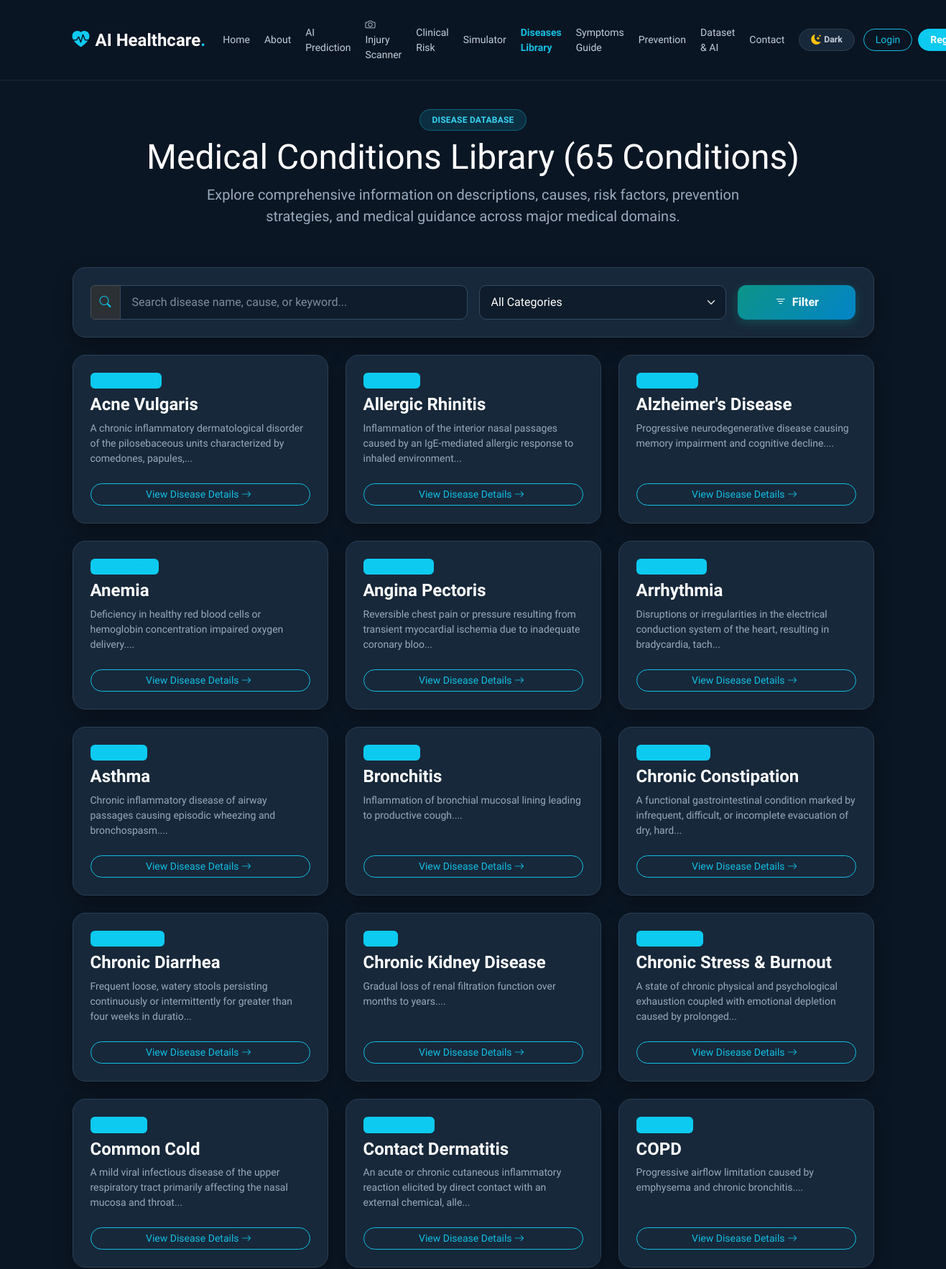
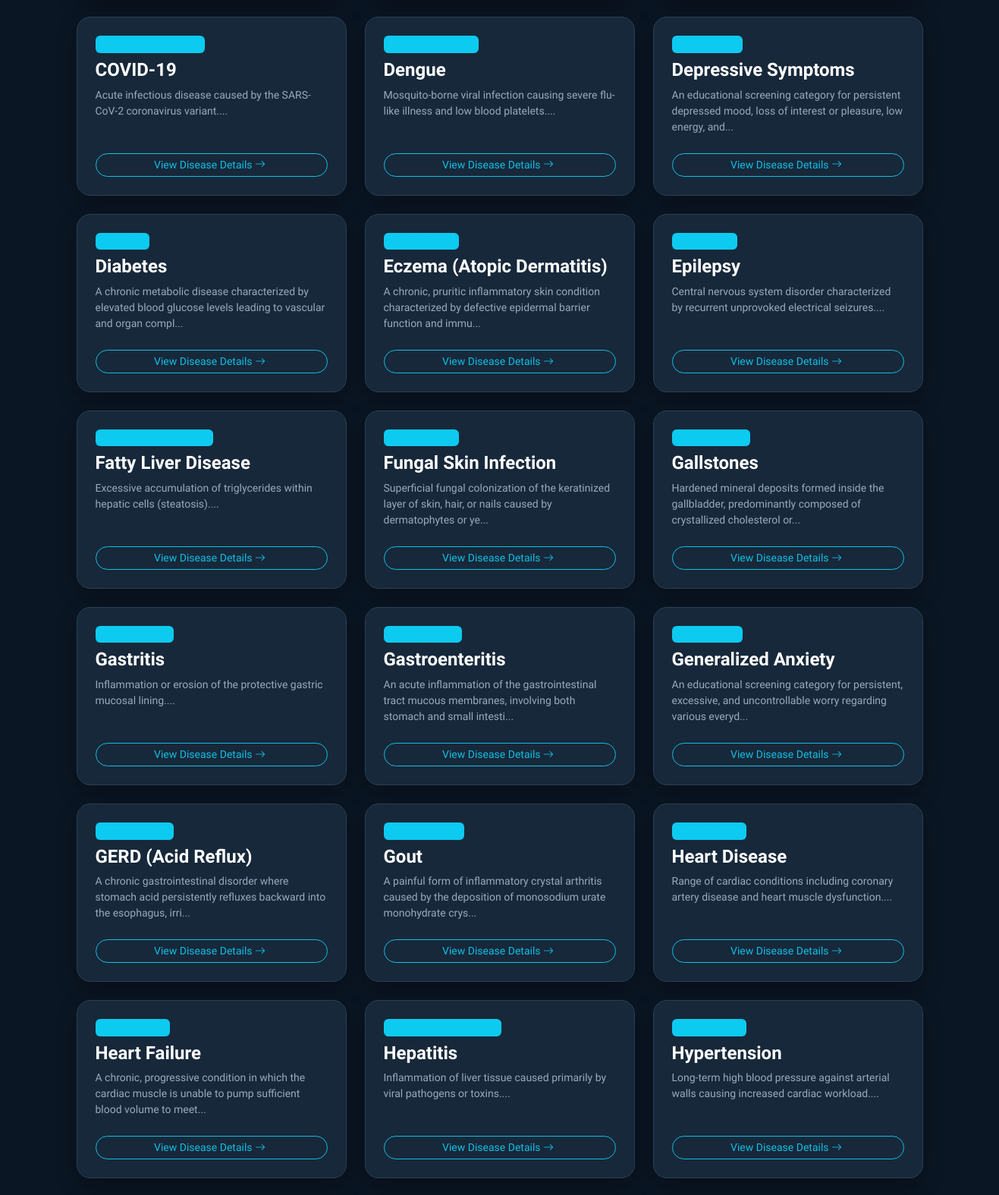
Screenshot of /diseases.php (upper part) with the database file from the repository (2 pictures, top to bottom).
### tables this page shows
CREATE TABLE `diseases` (
  `id` INT AUTO_INCREMENT PRIMARY KEY,
  `name` VARCHAR(100) NOT NULL UNIQUE,
  `category` VARCHAR(100) NOT NULL,
  `short_description` TEXT NOT NULL,
  `causes` TEXT NOT NULL,
  `risk_factors` TEXT NOT NULL,
  `prevention` TEXT NOT NULL,
  `management` TEXT NOT NULL,
  `when_to_seek_care` TEXT NOT NULL,
  INDEX `idx_diseases_category` (`category`),
  INDEX `idx_diseases_name` (`name`)
);

### includes/functions.php (called while the page is built, shortened)
<?php
function sanitize($data) {
    return htmlspecialchars(trim($data), ENT_QUOTES, 'UTF-8');
}

### diseases.php (the view, shortened to what this page needs)
<?php
require_once __DIR__ . '/includes/header.php';
require_once __DIR__ . '/includes/functions.php';
$pdo = get_db_connection();
$search = isset($_GET['search']) ? trim($_GET['search']) : '';
$diseases = [];
if ($pdo) {
    try {
        $sql = "SELECT * FROM diseases WHERE 1=1";
        $params = [];
        $sql .= " ORDER BY name ASC";
        $stmt = $pdo->prepare($sql);
        $stmt->execute($params);
        $diseases = $stmt->fetchAll();
    } catch (PDOException $e) {
        $diseases = [];
    }
}
?>
<div class="row py-3">
    <div class="col-lg-12 text-center mb-4">
        <span class="badge hero-badge px-3 py-2 rounded-pill fw-bold mb-2">DISEASE DATABASE</span>
        <h1 class="display-5 fw-extrabold mb-2">Medical Conditions Library (<?= count($diseases) ?> Conditions)</h1>
        <p class="lead text-muted mx-auto" style="max-width: 750px;">
            Explore comprehensive information on descriptions, causes, risk factors, prevention strategies, and medical guidance across major medical domains.
        </p>
    </div>
</div>
<div class="card-custom p-4 mb-4">
    <form method="GET" action="diseases.php" class="row g-3 align-items-center">
        <div class="col-md-6">
            <div class="input-group">
                <span class="input-group-text bg-card-subtle text-info border"><i class="bi bi-search"></i></span>
                <input type="text" name="search" class="form-control" placeholder="Search disease name, cause, or keyword..." value="<?= sanitize($search) ?>">
            </div>
        </div>
        <div class="col-md-4">
            <select name="category" class="form-select">
                <option value="">All Categories</option>
            </select>
        </div>
        <div class="col-md-2">
            <button type="submit" class="btn btn-primary-custom w-100"><i class="bi bi-filter me-1"></i> Filter</button>
        </div>
    </form>
</div>
<div class="row g-4">
    <?php if (!empty($diseases)): ?>
        <?php foreach ($diseases as $d): ?>
            <div class="col-md-6 col-lg-4">
                <div class="card-custom p-4 h-100 d-flex flex-column justify-content-between">
                    <div>
                        <div class="d-flex justify-content-between align-items-start mb-2">
                            <span class="badge bg-info bg-opacity-20 text-info border border-info border-opacity-25"><?= sanitize($d['category']) ?></span>
                        </div>
                        <h4 class="fw-bold mb-2"><?= sanitize($d['name']) ?></h4>
                        <p class="small text-muted mb-3" style="min-height: 60px;">
                            <?= sanitize(substr($d['short_description'], 0, 110)) ?>...
                        </p>
                    </div>
                    <a href="disease_detail.php?id=<?= $d['id'] ?>" class="btn btn-outline-info rounded-pill btn-sm w-100 mt-2">
                        View Disease Details <i class="bi bi-arrow-right me-1"></i>
                    </a>
                </div>
            </div>
        <?php endforeach; ?>
    <?php endif; ?>
</div>
<?php
require_once __DIR__ . '/includes/footer.php';
?>

### assets/css/style.css (style rules this page uses)
:root, [data-theme="dark"], [data-bs-theme="dark"] { --accent-primary: #12bfe3; --accent-primary-hover: #0aa6c5; --accent-secondary: #0d9488; --accent-secondary-hover: #0f766e; --accent-teal: #0d9488; --accent-teal-hover: #0f766e; --accent-cyan: #12bfe3; --accent-cyan-hover: #0aa6c5; --accent-blue: #0284c7; --accent-amber: #f59e0b; --accent-rose: #f43f5e; --accent-green: #10b981; --color-danger: #ef4444; --color-warning: #f59e0b; --color-success: #10b981; --color-info: #12bfe3; --accent: #12bfe3; --accent-dark: #0aa6c5; --button-text: #ffffff; --bg-primary: #0b1624; --bg-secondary: #111f30; --bg-card: #17283a; --bg-card-hover: #1c2e42; --bg-card-subtle: #0f1c2b; --bg-input: #0f1c2b; --text-input: #ffffff; --bg-body: #0b1624; --bg-main: #0b1624; --bg-surface: #111f30; --card-bg: #17283a; --card-border: #2b4054; --border-color: #2b4054; --border-subtle: rgba(255, 255, 255, 0.08); --border-card: #2b4054; --border-input: #334a60; --border-focus: #12bfe3; --text-primary: #ffffff; --text-heading: #ffffff; --text-secondary: #c3cfdd; --text-main: #c3cfdd; --text-muted: #9aaabd; --navbar-bg: rgba(11, 22, 36, 0.94); --navbar-text: #c3cfdd; --footer-bg: #070e17; --footer-heading: #ffffff; --footer-text: #9aaabd; --footer-border: #1a2938; --hero-bg: linear-gradient(135deg, #0b1624 0%, #17283a 55%, #0f3545 100%); --hero-gradient: linear-gradient(135deg, #0b1624 0%, #17283a 55%, #0f3545 100%); --hero-heading: #ffffff; --hero-text: #c3cfdd; --hero-badge-bg: rgba(18, 191, 227, 0.15); --hero-badge-text: #38d3f2; --hero-badge-border: rgba(18, 191, 227, 0.35); --hero-btn-sec-color: #ffffff; --hero-btn-sec-border: rgba(255, 255, 255, 0.35); --hero-btn-sec-hover: rgba(255, 255, 255, 0.12); --shadow: rgba(0, 0, 0, 0.3); --shadow-sm: 0 2px 8px rgba(0, 0, 0, 0.3); --shadow-md: 0 6px 20px rgba(0, 0, 0, 0.4); --shadow-lg: 0 12px 36px rgba(0, 0, 0, 0.55); --shadow-card: 0 10px 30px -5px rgba(0, 0, 0, 0.45); --shadow-elevated: 0 20px 40px -10px rgba(0, 0, 0, 0.6); --tile-bg-unselected: #111f30; --tile-border-unselected: #1f3347; --tile-text-unselected: #9aaabd; --tile-hover-bg: #17283a; --tile-hover-border: #334a60; --tile-bg-selected: linear-gradient(135deg, #0f4c5c 0%, #0c3852 100%); --tile-border-selected: #12bfe3; --tile-text-selected: #ffffff; --tile-shadow-selected: 0 8px 24px -4px rgba(18, 191, 227, 0.4), inset 0 1px 0 rgba(255, 255, 255, 0.35); --tile-indicator-bg: #12bfe3; --tile-indicator-color: #0b1624; }
body { font-family: 'Plus Jakarta Sans', -apple-system, BlinkMacSystemFont, sans-serif; background-color: var(--bg-main); color: var(--text-main); display: flex; flex-direction: column; min-height: 100vh; transition: background-color 0.25s ease, color 0.25s ease; }
h1, h2, h3, h4, h5, h6, .text-heading { color: var(--text-heading); transition: color 0.2s ease; }
.text-muted { color: var(--text-muted) !important; }
.card-custom { background: var(--bg-card); border: 1px solid var(--border-card); border-radius: 18px; box-shadow: var(--shadow-card); color: var(--text-main); transition: transform 0.25s ease, box-shadow 0.25s ease, background-color 0.25s ease, border-color 0.25s ease; }
.hero-badge { background: var(--hero-badge-bg) !important; color: var(--hero-badge-text) !important; border: 1px solid var(--hero-badge-border) !important; font-weight: 700; letter-spacing: 0.02em; }
.form-control, .form-select { background-color: var(--bg-input) !important; border: 1px solid var(--border-input) !important; color: var(--text-heading) !important; border-radius: 10px; padding: 11px 16px; transition: all 0.2s ease; }
.form-control::placeholder { color: var(--text-muted) !important; opacity: 0.8; }
.form-select option { background-color: var(--bg-card); color: var(--text-heading); }
.btn-primary-custom { background: linear-gradient(135deg, #0d9488 0%, #0284c7 100%); color: #ffffff !important; font-weight: 700; border-radius: 12px; border: none; padding: 12px 28px; box-shadow: 0 4px 14px rgba(13, 148, 136, 0.35); transition: all 0.25s ease; }
.btn-outline-info { border-color: var(--accent-cyan) !important; color: var(--accent-cyan) !important; }

### rows the page displays
diseases: name "Acne Vulgaris", short_description "A chronic inflammatory dermatological disorder of the pilosebaceous units characterized by comedones, papules,"
diseases: name "Allergic Rhinitis", short_description "Inflammation of the interior nasal passages caused by an IgE-mediated allergic response to inhaled environment"
diseases: name "Alzheimer's Disease", short_description "Progressive neurodegenerative disease causing memory impairment and cognitive decline."
diseases: name "Anemia", short_description "Deficiency in healthy red blood cells or hemoglobin concentration impaired oxygen delivery."
diseases: name "Angina Pectoris", short_description "Reversible chest pain or pressure resulting from transient myocardial ischemia due to inadequate coronary bloo"
diseases: name "Arrhythmia", short_description "Disruptions or irregularities in the electrical conduction system of the heart, resulting in bradycardia, tach"
diseases: name "Asthma", short_description "Chronic inflammatory disease of airway passages causing episodic wheezing and bronchospasm."
diseases: name "Bronchitis", short_description "Inflammation of bronchial mucosal lining leading to productive cough."
diseases: name "Chronic Constipation", short_description "A functional gastrointestinal condition marked by infrequent, difficult, or incomplete evacuation of dry, hard"
diseases: name "Chronic Diarrhea", short_description "Frequent loose, watery stools persisting continuously or intermittently for greater than four weeks in duratio"
diseases: name "Chronic Kidney Disease", short_description "Gradual loss of renal filtration function over months to years."
diseases: name "Chronic Stress & Burnout", short_description "A state of chronic physical and psychological exhaustion coupled with emotional depletion caused by prolonged"
diseases: name "Common Cold", short_description "A mild viral infectious disease of the upper respiratory tract primarily affecting the nasal mucosa and throat"
diseases: name "Contact Dermatitis", short_description "An acute or chronic cutaneous inflammatory reaction elicited by direct contact with an external chemical, alle"
diseases: name "COPD", short_description "Progressive airflow limitation caused by emphysema and chronic bronchitis."
diseases: name "COVID-19", short_description "Acute infectious disease caused by the SARS-CoV-2 coronavirus variant."
diseases: name "Dengue", short_description "Mosquito-borne viral infection causing severe flu-like illness and low blood platelets."
diseases: name "Depressive Symptoms", short_description "An educational screening category for persistent depressed mood, loss of interest or pleasure, low energy, and"
diseases: name "Diabetes", short_description "A chronic metabolic disease characterized by elevated blood glucose levels leading to vascular and organ compl"
diseases: name "Eczema (Atopic Dermatitis)", short_description "A chronic, pruritic inflammatory skin condition characterized by defective epidermal barrier function and immu"
diseases: name "Epilepsy", short_description "Central nervous system disorder characterized by recurrent unprovoked electrical seizures."
diseases: name "Fatty Liver Disease", short_description "Excessive accumulation of triglycerides within hepatic cells (steatosis)."
diseases: name "Fungal Skin Infection", short_description "Superficial fungal colonization of the keratinized layer of skin, hair, or nails caused by dermatophytes or ye"
diseases: name "Gallstones", short_description "Hardened mineral deposits formed inside the gallbladder, predominantly composed of crystallized cholesterol or"
diseases: name "Gastritis", short_description "Inflammation or erosion of the protective gastric mucosal lining."
diseases: name "Gastroenteritis", short_description "An acute inflammation of the gastrointestinal tract mucous membranes, involving both stomach and small intesti"
diseases: name "Generalized Anxiety", short_description "An educational screening category for persistent, excessive, and uncontrollable worry regarding various everyd"
diseases: name "GERD (Acid Reflux)", short_description "A chronic gastrointestinal disorder where stomach acid persistently refluxes backward into the esophagus, irri"
diseases: name "Gout", short_description "A painful form of inflammatory crystal arthritis caused by the deposition of monosodium urate monohydrate crys"
diseases: name "Heart Disease", short_description "Range of cardiac conditions including coronary artery disease and heart muscle dysfunction."
diseases: name "Heart Failure", short_description "A chronic, progressive condition in which the cardiac muscle is unable to pump sufficient blood volume to meet"
diseases: name "Hepatitis", short_description "Inflammation of liver tissue caused primarily by viral pathogens or toxins."
diseases: name "Hypertension", short_description "Long-term high blood pressure against arterial walls causing increased cardiac workload."

### other values shown
count($diseases) "65"
